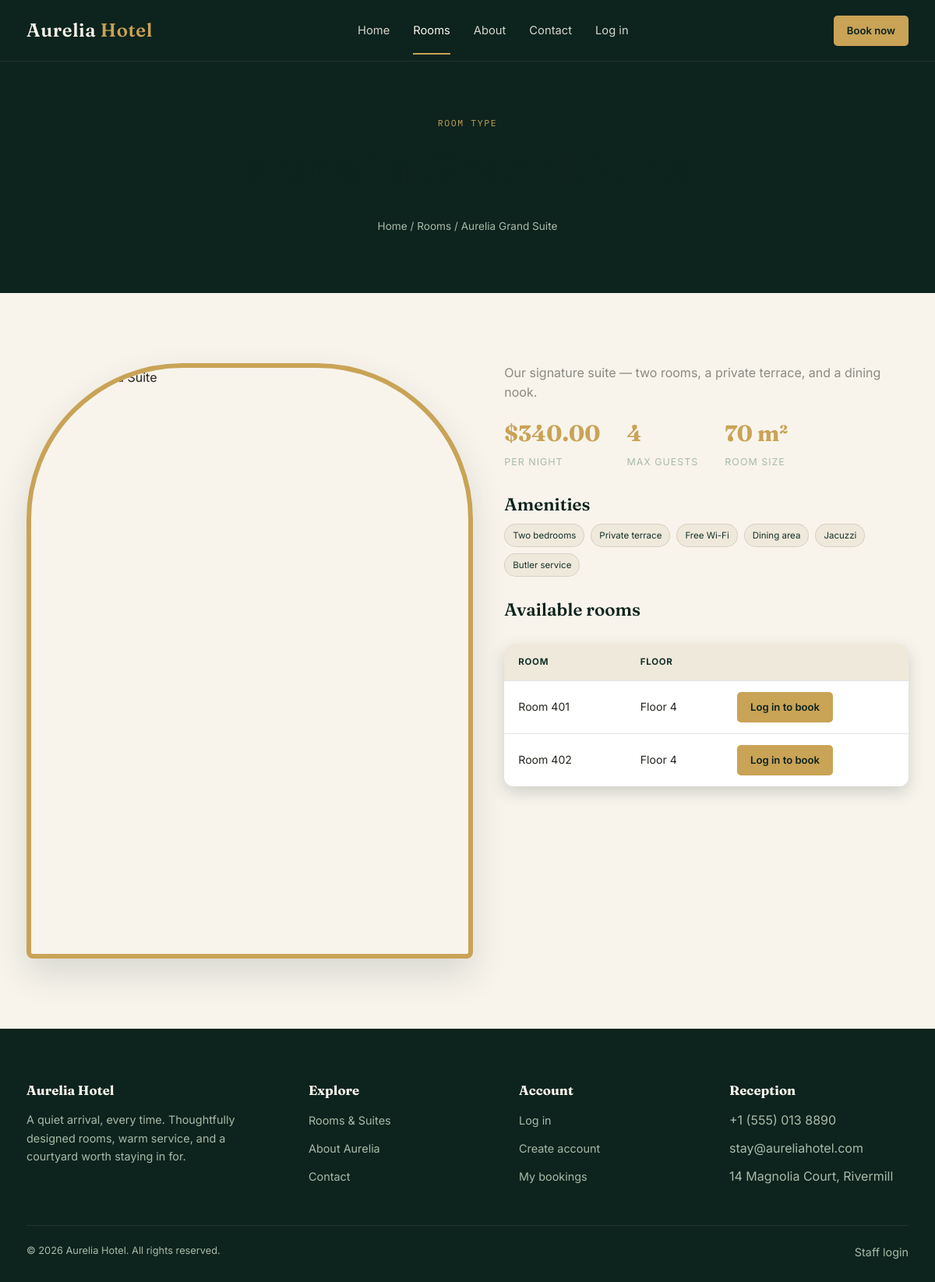
/room-details.php?type=4, run on the app's committed database.
### tables this page shows
CREATE TABLE room_types (
  id INT AUTO_INCREMENT PRIMARY KEY,
  name VARCHAR(80) NOT NULL,
  description TEXT,
  base_price DECIMAL(10,2) NOT NULL,
  capacity INT NOT NULL DEFAULT 2,
  size_sqm INT DEFAULT 25,
  amenities TEXT COMMENT 'comma separated list'
);

CREATE TABLE rooms (
  id INT AUTO_INCREMENT PRIMARY KEY,
  room_number VARCHAR(10) NOT NULL UNIQUE,
  room_type_id INT NOT NULL,
  floor INT DEFAULT 1,
  status ENUM('available','maintenance','inactive') DEFAULT 'available',
  image_url VARCHAR(255) DEFAULT NULL,
  created_at TIMESTAMP DEFAULT CURRENT_TIMESTAMP,
  FOREIGN KEY (room_type_id) REFERENCES room_types(id) ON DELETE CASCADE
);

### includes/functions.php (called while the page is built, shortened)
<?php
function h($str) {
    return htmlspecialchars($str ?? '', ENT_QUOTES, 'UTF-8');
}
function isLoggedIn() {
    return isset($_SESSION['user_id']);
}
function money($amount) {
    return CURRENCY . number_format((float)$amount, 2);
}

### room-details.php (the view, shortened to what this page needs)
<?php
require_once __DIR__ . '/config/config.php';
$typeId = (int)($_GET['type'] ?? 0);
$checkIn  = $_GET['check_in']  ?? '';
$checkOut = $_GET['check_out'] ?? '';
$stmt = $pdo->prepare("SELECT * FROM room_types WHERE id = ?");
$stmt->execute([$typeId]);
$roomType = $stmt->fetch();
$stmt = $pdo->prepare("SELECT * FROM rooms WHERE room_type_id = ? AND status='available' ORDER BY room_number");
$stmt->execute([$typeId]);
$rooms = $stmt->fetchAll();
$availableRooms = [];
foreach ($rooms as $room) {
    if ($checkIn && $checkOut) {
        if (isRoomAvailable($pdo, $room['id'], $checkIn, $checkOut)) $availableRooms[] = $room;
    } else {
        $availableRooms[] = $room;
    }
}
$amenities = array_map('trim', explode(',', $roomType['amenities']));
require_once __DIR__ . '/includes/header.php';
?>
<section class="page-hero">
  <div class="container">
    <span class="eyebrow">Room type</span>
    <h1><?= h($roomType['name']) ?></h1>
    <p class="breadcrumbs">Home / Rooms / <?= h($roomType['name']) ?></p>
  </div>
</section>
<section class="section">
  <div class="container hero-grid" style="align-items:flex-start">
    <div class="arch-frame" style="max-width:100%">
      <img src="https://images.unsplash.com/photo-1611892440504-42a792e24d32?q=80&w=900&auto=format&fit=crop" alt="<?= h($roomType['name']) ?>">
    </div>
    <div>
      <p class="lede muted"><?= h($roomType['description']) ?></p>
      <div class="hero-stats" style="margin-top:10px">
        <div><strong><?= money($roomType['base_price']) ?></strong><span>Per night</span></div>
        <div><strong><?= (int)$roomType['capacity'] ?></strong><span>Max guests</span></div>
        <div><strong><?= (int)$roomType['size_sqm'] ?> m&sup2;</strong><span>Room size</span></div>
      </div>
      <h3 class="mt-30">Amenities</h3>
      <div class="tag-row">
        <?php foreach ($amenities as $a): ?><span class="tag"><?= h($a) ?></span><?php endforeach; ?>
      </div>
      <h3 class="mt-30">Available rooms</h3>
      <?php if (empty($availableRooms)): ?>
        <p class="muted">No rooms of this type are free for the selected dates. Try adjusting your dates on the <a href="rooms.php">rooms page</a>.</p>
      <?php else: ?>
        <table class="data-table mt-30">
          <thead><tr><th>Room</th><th>Floor</th><th></th></tr></thead>
          <tbody>
          <?php foreach ($availableRooms as $room): ?>
            <tr>
              <td>Room <?= h($room['room_number']) ?></td>
              <td>Floor <?= (int)$room['floor'] ?></td>
              <td>
                <a class="btn btn-primary btn-sm" href="<?= isLoggedIn() ? 'book-room.php?room=' . $room['id'] . '&check_in=' . h($checkIn) . '&check_out=' . h($checkOut) : 'login.php' ?>">
                  <?= isLoggedIn() ? 'Book this room' : 'Log in to book' ?>
                </a>
              </td>
            </tr>
          <?php endforeach; ?>
          </tbody>
        </table>
      <?php endif; ?>
    </div>
  </div>
</section>
<?php require_once __DIR__ . '/includes/footer.php'; ?>

### assets/css/style.css (style rules this page uses)
:root { --forest: #14312A; --forest-deep: #0D231D; --ivory: #F8F4EC; --ivory-dim: #EFE9DB; --gold: #C9A356; --gold-soft: #E4CE9C; --charcoal: #26251F; --wine: #6E2E2E; --sage: #A9BBAA; --line: rgba(38,37,31,0.12); --font-display: 'Fraunces', Georgia, serif; --font-body: 'Inter', -apple-system, BlinkMacSystemFont, sans-serif; --font-mono: 'IBM Plex Mono', monospace; --radius-arch: 200px 200px 8px 8px; --shadow-soft: 0 20px 45px rgba(20,49,42,0.14); --shadow-hard: 0 8px 20px rgba(20,49,42,0.18); }
*,*::before,*::after { box-sizing:border-box; }
html { scroll-behavior:smooth; }
body { margin:0; font-family:var(--font-body); color:var(--charcoal); background:var(--ivory); line-height:1.6; -webkit-font-smoothing:antialiased; }
img { max-width:100%; display:block; }
a { color:inherit; text-decoration:none; }
h1,h2,h3,h4 { font-family:var(--font-display); color:var(--forest-deep); margin:0 0 .5em; line-height:1.15; }
h1 { font-size:clamp(2.4rem,5vw,4rem); font-weight:600; }
h3 { font-size:1.4rem; font-weight:600; }
p { margin:0 0 1em; }
.container { max-width:1180px; margin:0 auto; padding:0 24px; }
.eyebrow { font-family:var(--font-mono); text-transform:uppercase; letter-spacing:.14em; font-size:.72rem; color:var(--gold); display:inline-block; margin-bottom:14px; }
.btn { display:inline-flex; align-items:center; justify-content:center; gap:8px; padding:14px 28px; border-radius:6px; font-weight:600; font-size:.95rem; border:1px solid transparent; cursor:pointer; transition:transform .18s ease, box-shadow .18s ease, background .18s ease; }
.btn-primary { background:var(--gold); color:var(--forest-deep); }
.btn-sm { padding:8px 16px; font-size:.82rem; border-radius:5px; }
.hero-grid { display:grid; grid-template-columns:1.05fr .95fr; gap:40px; align-items:center; }
.hero-stats { display:flex; gap:34px; margin-top:36px; }
.hero-stats div strong { display:block; font-family:var(--font-display); font-size:1.8rem; color:var(--gold); }
.hero-stats div span { font-size:.78rem; text-transform:uppercase; letter-spacing:.08em; color:var(--sage); }
.arch-frame { position:relative; width:100%; max-width:460px; margin:0 auto; border-radius:var(--radius-arch); overflow:hidden; box-shadow:var(--shadow-soft); border:6px solid var(--gold); aspect-ratio:3/4; }
.arch-frame img { width:100%; height:100%; object-fit:cover; }
.section { padding:90px 0; }
.tag-row { display:flex; flex-wrap:wrap; gap:8px; margin:10px 0 16px; }
.tag { font-size:.72rem; background:var(--ivory-dim); color:var(--forest); padding:5px 10px; border-radius:20px; border:1px solid var(--line); }
.page-hero { background:var(--forest-deep); color:var(--ivory); padding:70px 0 60px; text-align:center; }
.page-hero .eyebrow { display:block; }
.breadcrumbs { color:var(--sage); font-size:.85rem; }
table.data-table { width:100%; border-collapse:collapse; background:#fff; border-radius:12px; overflow:hidden; box-shadow:var(--shadow-hard); }
table.data-table th, table.data-table td { padding:14px 18px; text-align:left; font-size:.88rem; border-bottom:1px solid var(--line); }
table.data-table th { background:var(--ivory-dim); text-transform:uppercase; font-size:.72rem; letter-spacing:.06em; color:var(--forest); }
table.data-table tr:last-child td { border-bottom:none; }
.mt-30 { margin-top:30px }
.muted { color:#8a8a80 }

### data on the page
room_types: name "Aurelia Grand Suite", description "Our signature suite — two rooms, a private terrace, and a dining nook.", base_price "$340.00", capacity "4", size_sqm "70", amenities "Two bedrooms", amenities "Private terrace", amenities "Free Wi-Fi", amenities "Dining area", amenities "Jacuzzi", amenities "Butler service"
rooms: room_number "401", floor "4"
rooms: room_number "402", floor "4"
